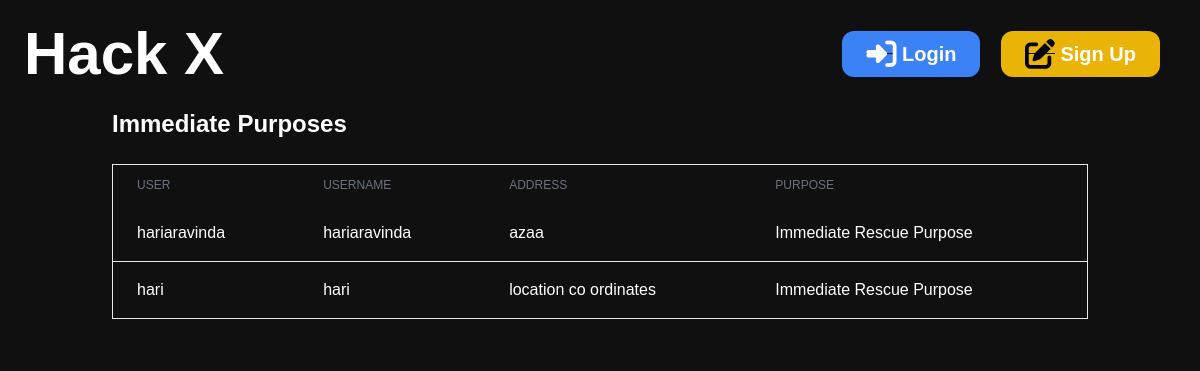
Screenshot of /immediate-purpose-list/ with the database file from the repository.
### myapp/models.py (models this page shows, shortened)
class ImmediatePurpose(models.Model):
    user = models.ForeignKey(User, on_delete=models.CASCADE)
    username = models.CharField(max_length=255)  # Ensure this line is present
    address = models.TextField(null=True)  # Allow null values if desired
    purpose = models.CharField(max_length=255, default="Immediate Purpose")

### myapp/views.py (the view)
# urls.py: path('immediate-purpose-list/', views.immediate_purpose_list_view, name='immediate_purpose_list'),
def immediate_purpose_list_view(request):
    Immediate_purposes = ImmediatePurpose.objects.all()
    return render(request, 'myapp/immediatetable.html', {
        'Immediate_purposes': Immediate_purposes
    })

### myapp/templates/myapp/immediatetable.html (shortened to what this page needs)
{% extends "myapp/index.html" %}
{% load static %}
{% block content %}
<div class="container mx-auto p-6">
    <h1 class="text-2xl font-bold mb-6">Immediate Purposes</h1>
    <div class="overflow-x-auto">
        <table class="min-w-full bg-white border border-gray-200">
            <thead class="bg-gray-200">
                <tr>
                    <th class="px-6 py-3 text-left text-xs font-medium text-gray-500 uppercase">User</th>
                    <th class="px-6 py-3 text-left text-xs font-medium text-gray-500 uppercase">Username</th>
                    <th class="px-6 py-3 text-left text-xs font-medium text-gray-500 uppercase">Address</th>
                    <th class="px-6 py-3 text-left text-xs font-medium text-gray-500 uppercase">Purpose</th>
                </tr>
            </thead>
            <tbody>
                {% for Immediate in Immediate_purposes %}
                <tr class="bg-white border-b hover:bg-gray-50">
                    <td class="px-6 py-4 whitespace-nowrap">{{ Immediate.user }}</td>
                    <td class="px-6 py-4 whitespace-nowrap">{{ Immediate.username }}</td>
                    <td class="px-6 py-4 whitespace-nowrap">{{ Immediate.address }}</td>
                    <td class="px-6 py-4 whitespace-nowrap">{{ Immediate.purpose }}</td>
                </tr>
                {% empty %}
                <tr>
                    <td colspan="4" class="px-6 py-4 text-center text-gray-500">No medical purposes found.</td>
                </tr>
                {% endfor %}
            </tbody>
        </table>
    </div>
</div>
{% endblock %}

### rows the page displays
ImmediatePurpose: user "hariaravinda", username "hariaravinda", address "azaa", purpose "Immediate Rescue Purpose"
ImmediatePurpose: user "hari", username "hari", address "location co ordinates", purpose "Immediate Rescue Purpose"
